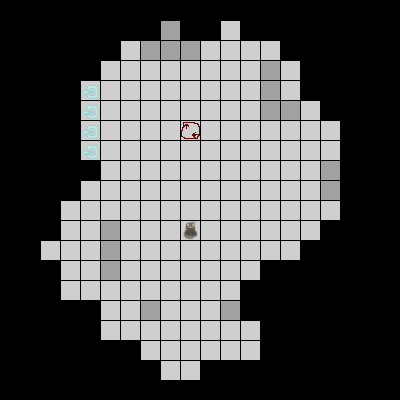

A level layout from a 2D game, rendered from its tile map. Below: a short description, then the map file with tile-grid data replaced by summaries:
An orthogonal 20x20 tile map with 20x20 px tiles, 4 tile layers (Height, Objects, Opt1, Opt2).

<map version="1.0" tiledversion="1.0.3" orientation="orthogonal" renderorder="right-down" width="20" height="20" tilewidth="20" tileheight="20" nextobjectid="1">
 <tileset firstgid="1" source="LevelTiles.tsx" />
 <layer name="Height" width="20" height="20">
  <data>[400 cells, 176 non-empty, 2 distinct tile ids]</data>
 </layer>
 <layer name="Objects" width="20" height="20">
  <data>[400 cells, 6 non-empty, 3 distinct tile ids]</data>
 </layer>
 <objectgroup name="Link" />
 <layer name="Opt1" width="20" height="20">
  <data>[400 cells, 1 non-empty, 1 distinct tile ids]</data>
 </layer>
 <layer name="Opt2" width="20" height="20">
  <data>[400 cells, 1 non-empty, 1 distinct tile ids]</data>
 </layer>
</map>
